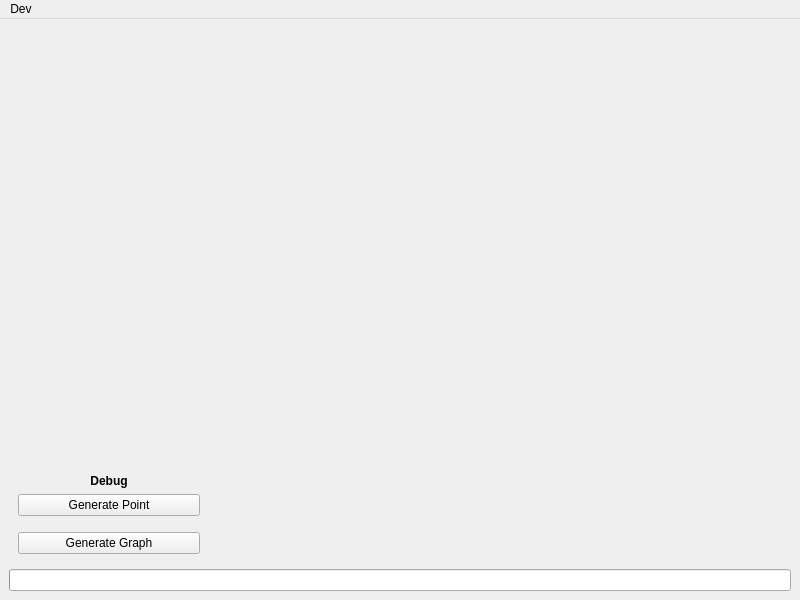
<?xml version="1.0" encoding="UTF-8"?>
<ui version="4.0">
 <class>MainWindow</class>
 <widget class="QMainWindow" name="MainWindow">
  <property name="geometry">
   <rect>
    <x>0</x>
    <y>0</y>
    <width>800</width>
    <height>600</height>
   </rect>
  </property>
  <property name="minimumSize">
   <size>
    <width>800</width>
    <height>600</height>
   </size>
  </property>
  <property name="windowTitle">
   <string>MainWindow</string>
  </property>
  <widget class="QWidget" name="centralwidget">
   <layout class="QGridLayout" name="gridLayout">
    <item row="0" column="1">
     <widget class="QWidget" name="graph" native="true">
      <property name="autoFillBackground">
       <bool>false</bool>
      </property>
      <layout class="QGridLayout" name="gridLayout_3"/>
     </widget>
    </item>
    <item row="0" column="0">
     <widget class="QWidget" name="settings" native="true">
      <property name="enabled">
       <bool>true</bool>
      </property>
      <property name="sizePolicy">
       <sizepolicy hsizetype="Fixed" vsizetype="Preferred">
        <horstretch>0</horstretch>
        <verstretch>0</verstretch>
       </sizepolicy>
      </property>
      <property name="minimumSize">
       <size>
        <width>200</width>
        <height>0</height>
       </size>
      </property>
      <property name="autoFillBackground">
       <bool>false</bool>
      </property>
      <layout class="QGridLayout" name="gridLayout_2">
       <item row="3" column="0">
        <spacer name="verticalSpacer_2">
         <property name="orientation">
          <enum>Qt::Orientation::Vertical</enum>
         </property>
         <property name="sizeType">
          <enum>QSizePolicy::Policy::Fixed</enum>
         </property>
         <property name="sizeHint" stdset="0">
          <size>
           <width>20</width>
           <height>10</height>
          </size>
         </property>
        </spacer>
       </item>
       <item row="4" column="0">
        <widget class="QPushButton" name="generateGraph">
         <property name="sizePolicy">
          <sizepolicy hsizetype="Minimum" vsizetype="Fixed">
           <horstretch>0</horstretch>
           <verstretch>0</verstretch>
          </sizepolicy>
         </property>
         <property name="text">
          <string>Generate Graph</string>
         </property>
        </widget>
       </item>
       <item row="0" column="0">
        <spacer name="verticalSpacer">
         <property name="orientation">
          <enum>Qt::Orientation::Vertical</enum>
         </property>
         <property name="sizeHint" stdset="0">
          <size>
           <width>20</width>
           <height>40</height>
          </size>
         </property>
        </spacer>
       </item>
       <item row="2" column="0">
        <widget class="QPushButton" name="generatePoint">
         <property name="text">
          <string>Generate Point</string>
         </property>
        </widget>
       </item>
       <item row="1" column="0">
        <widget class="QLabel" name="label">
         <property name="font">
          <font>
           <bold>true</bold>
          </font>
         </property>
         <property name="text">
          <string>Debug</string>
         </property>
         <property name="alignment">
          <set>Qt::AlignmentFlag::AlignCenter</set>
         </property>
        </widget>
       </item>
      </layout>
     </widget>
    </item>
    <item row="1" column="0" colspan="2">
     <widget class="QProgressBar" name="taskProgress">
      <property name="sizePolicy">
       <sizepolicy hsizetype="Expanding" vsizetype="Fixed">
        <horstretch>0</horstretch>
        <verstretch>0</verstretch>
       </sizepolicy>
      </property>
      <property name="baseSize">
       <size>
        <width>0</width>
        <height>0</height>
       </size>
      </property>
      <property name="autoFillBackground">
       <bool>false</bool>
      </property>
      <property name="value">
       <number>0</number>
      </property>
      <property name="alignment">
       <set>Qt::AlignmentFlag::AlignBottom|Qt::AlignmentFlag::AlignHCenter</set>
      </property>
      <property name="format">
       <string notr="true"/>
      </property>
     </widget>
    </item>
   </layout>
  </widget>
  <widget class="QMenuBar" name="menuBar">
   <property name="geometry">
    <rect>
     <x>0</x>
     <y>0</y>
     <width>800</width>
     <height>21</height>
    </rect>
   </property>
   <widget class="QMenu" name="menuDev">
    <property name="title">
     <string>Dev</string>
    </property>
    <addaction name="actionApp_Settings"/>
   </widget>
   <addaction name="menuDev"/>
  </widget>
  <action name="actionApp_Settings">
   <property name="text">
    <string>App Settings</string>
   </property>
  </action>
 </widget>
 <resources/>
 <connections/>
</ui>
